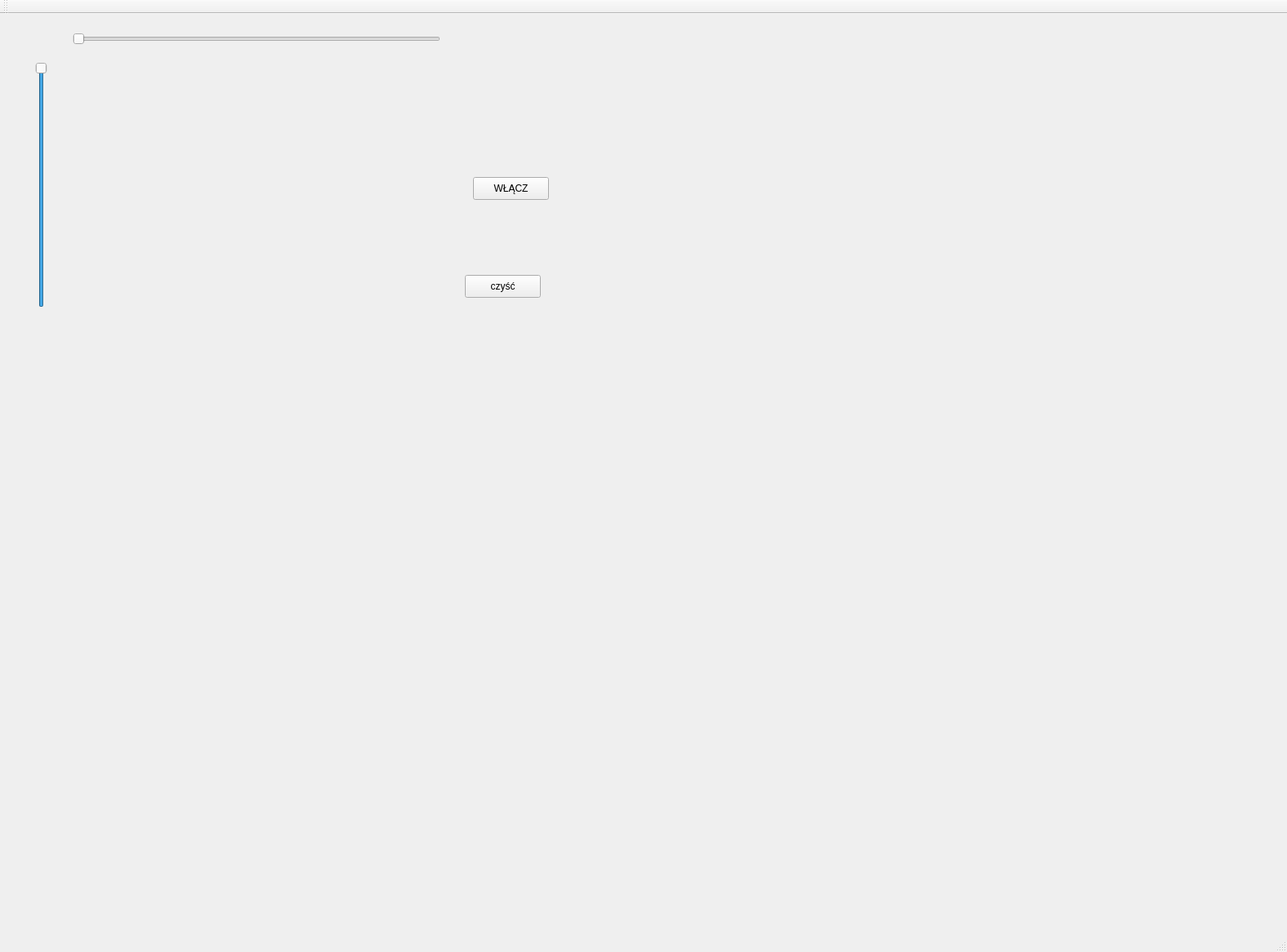
<?xml version="1.0" encoding="UTF-8"?>
<ui version="4.0">
 <class>MainWindow</class>
 <widget class="QMainWindow" name="MainWindow">
  <property name="geometry">
   <rect>
    <x>0</x>
    <y>0</y>
    <width>1578</width>
    <height>1167</height>
   </rect>
  </property>
  <property name="windowTitle">
   <string>MainWindow</string>
  </property>
  <widget class="QWidget" name="centralWidget">
   <widget class="Okno" name="widget" native="true">
    <property name="geometry">
     <rect>
      <x>90</x>
      <y>60</y>
      <width>450</width>
      <height>300</height>
     </rect>
    </property>
    <property name="minimumSize">
     <size>
      <width>450</width>
      <height>300</height>
     </size>
    </property>
    <property name="maximumSize">
     <size>
      <width>450</width>
      <height>300</height>
     </size>
    </property>
   </widget>
   <widget class="QSlider" name="SliderX">
    <property name="geometry">
     <rect>
      <x>89</x>
      <y>20</y>
      <width>451</width>
      <height>22</height>
     </rect>
    </property>
    <property name="maximum">
     <number>400</number>
    </property>
    <property name="orientation">
     <enum>Qt::Horizontal</enum>
    </property>
   </widget>
   <widget class="QSlider" name="SliderY">
    <property name="geometry">
     <rect>
      <x>40</x>
      <y>59</y>
      <width>22</width>
      <height>301</height>
     </rect>
    </property>
    <property name="maximum">
     <number>250</number>
    </property>
    <property name="value">
     <number>250</number>
    </property>
    <property name="sliderPosition">
     <number>250</number>
    </property>
    <property name="orientation">
     <enum>Qt::Vertical</enum>
    </property>
   </widget>
   <widget class="Okno2" name="widget2" native="true">
    <property name="geometry">
     <rect>
      <x>90</x>
      <y>370</y>
      <width>1400</width>
      <height>600</height>
     </rect>
    </property>
    <property name="minimumSize">
     <size>
      <width>900</width>
      <height>600</height>
     </size>
    </property>
    <property name="maximumSize">
     <size>
      <width>1400</width>
      <height>600</height>
     </size>
    </property>
   </widget>
   <widget class="QPushButton" name="czysc">
    <property name="geometry">
     <rect>
      <x>570</x>
      <y>320</y>
      <width>93</width>
      <height>28</height>
     </rect>
    </property>
    <property name="text">
     <string>czyść</string>
    </property>
   </widget>
   <widget class="Okno3" name="widget3" native="true">
    <property name="geometry">
     <rect>
      <x>860</x>
      <y>10</y>
      <width>550</width>
      <height>350</height>
     </rect>
    </property>
    <property name="minimumSize">
     <size>
      <width>550</width>
      <height>350</height>
     </size>
    </property>
    <property name="maximumSize">
     <size>
      <width>550</width>
      <height>350</height>
     </size>
    </property>
   </widget>
   <widget class="QPushButton" name="przy">
    <property name="geometry">
     <rect>
      <x>580</x>
      <y>200</y>
      <width>93</width>
      <height>28</height>
     </rect>
    </property>
    <property name="text">
     <string>WŁĄCZ</string>
    </property>
   </widget>
  </widget>
  <widget class="QMenuBar" name="menuBar">
   <property name="geometry">
    <rect>
     <x>0</x>
     <y>0</y>
     <width>1578</width>
     <height>26</height>
    </rect>
   </property>
  </widget>
  <widget class="QToolBar" name="mainToolBar">
   <attribute name="toolBarArea">
    <enum>TopToolBarArea</enum>
   </attribute>
   <attribute name="toolBarBreak">
    <bool>false</bool>
   </attribute>
  </widget>
  <widget class="QStatusBar" name="statusBar"/>
 </widget>
 <layoutdefault spacing="6" margin="11"/>
 <customwidgets>
  <customwidget>
   <class>Okno</class>
   <extends>QWidget</extends>
   <header>okno.h</header>
   <container>1</container>
  </customwidget>
  <customwidget>
   <class>Okno2</class>
   <extends>QWidget</extends>
   <header>okno2.h</header>
   <container>1</container>
  </customwidget>
  <customwidget>
   <class>Okno3</class>
   <extends>QWidget</extends>
   <header>okno3.h</header>
   <container>1</container>
  </customwidget>
 </customwidgets>
 <resources/>
 <connections/>
</ui>
